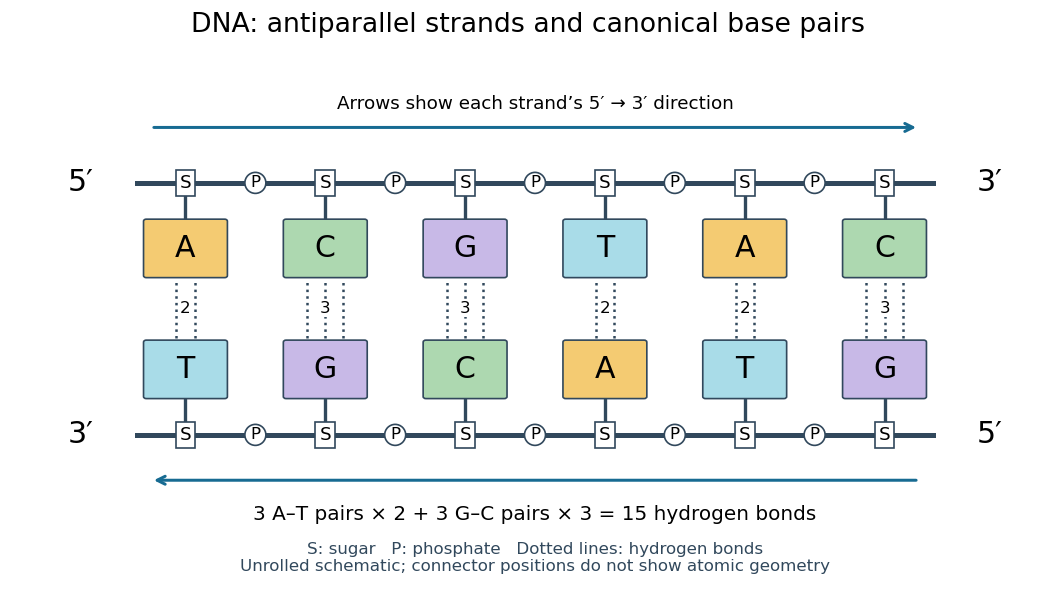

Write Python code to recreate this figure.
"""Draw canonical DNA pair counts; write dna-antiparallel-base-pairs.png in CWD.

Run from _media: python ../dna-antiparallel-base-pairs.py
Tested with Python 3.14.4, Matplotlib 3.10.7 and NumPy 2.3.5.
Original unrolled schematic: boxes are bases, not atomic structures.
"""

from pathlib import Path

import matplotlib

matplotlib.use("Agg")
import matplotlib.pyplot as plt
from matplotlib.patches import FancyBboxPatch


def main():
    sequence = "ACGTAC"
    partner = sequence.translate(str.maketrans("ACGT", "TGCA"))
    counts = [2 if base in "AT" else 3 for base in sequence]
    assert partner == "TGCATG" and partner[::-1] == "GTACGT"
    assert counts == [2, 3, 3, 2, 2, 3] and sum(counts) == 15
    colors = {"A": "#f4cb72", "T": "#a9dce8", "G": "#c8b9e7", "C": "#add8b0"}
    ink = "#31485c"
    plt.rcParams.update({"font.size": 12, "figure.facecolor": "white"})
    fig, ax = plt.subplots(figsize=(8.8, 5.0))
    fig.subplots_adjust(left=0.03, right=0.97, top=0.88, bottom=0.04)
    ax.set(xlim=(-1.1, 6.0), ylim=(-0.9, 4.1))
    ax.axis("off")
    fig.suptitle("DNA: antiparallel strands and canonical base pairs", fontsize=16)
    for y, left, right in [(3.0, "5′", "3′"), (0.5, "3′", "5′")]:
        ax.plot([-0.35, 5.35], [y, y], color=ink, lw=3)
        ax.text(-0.75, y, left, ha="center", va="center", fontsize=18)
        ax.text(5.75, y, right, ha="center", va="center", fontsize=18)
        for i in range(6):
            ax.text(i, y, "S", ha="center", va="center", fontsize=11,
                    bbox={"boxstyle": "square,pad=0.22", "fc": "white", "ec": ink})
            if i < 5:
                ax.text(i + 0.5, y, "P", ha="center", va="center", fontsize=10,
                        bbox={"boxstyle": "circle,pad=0.18", "fc": "white", "ec": ink})
    for i, (top, bottom, count) in enumerate(zip(sequence, partner, counts)):
        ax.plot([i, i], [2.63, 3.0], color=ink, lw=2)
        ax.plot([i, i], [0.5, 0.87], color=ink, lw=2)
        for y, base in [(2.35, top), (1.15, bottom)]:
            ax.add_patch(FancyBboxPatch((i - 0.28, y - 0.27), 0.56, 0.54,
                                      boxstyle="round,pad=0.02", facecolor=colors[base],
                                      edgecolor=ink, zorder=3))
            ax.text(i, y, base, ha="center", va="center", fontsize=18, zorder=4)
        for j in range(count):
            x = i + (j - (count - 1) / 2) * 0.13
            ax.plot([x, x], [1.46, 2.04], color=ink, lw=1.5, ls=":")
        ax.text(i, 1.75, str(count), ha="center", va="center", fontsize=10,
                bbox={"fc": "white", "ec": "none", "pad": 0.5}, zorder=5)
    for start, end, y in [(-0.25, 5.25, 3.55), (5.25, -0.25, 0.05)]:
        ax.annotate("", (end, y), (start, y),
                    arrowprops={"arrowstyle": "->", "lw": 1.8, "color": "#176b92"})
    ax.text(2.5, 3.73, "Arrows show each strand’s 5′ → 3′ direction", ha="center", fontsize=11)
    ax.text(2.5, -0.34, "3 A–T pairs × 2 + 3 G–C pairs × 3 = 15 hydrogen bonds",
            ha="center", fontsize=12)
    ax.text(2.5, -0.72, "S: sugar   P: phosphate   Dotted lines: hydrogen bonds\n"
            "Unrolled schematic; connector positions do not show atomic geometry",
            ha="center", va="center", fontsize=10, color=ink)
    fig.savefig(Path(Path(__file__).stem + ".png"), dpi=120,
                facecolor="white", transparent=False)
    plt.close(fig)
    print(f"5′–{sequence}–3′ / 3′–{partner}–5′; counts: {counts}; total: {sum(counts)}")


if __name__ == "__main__":
    main()
